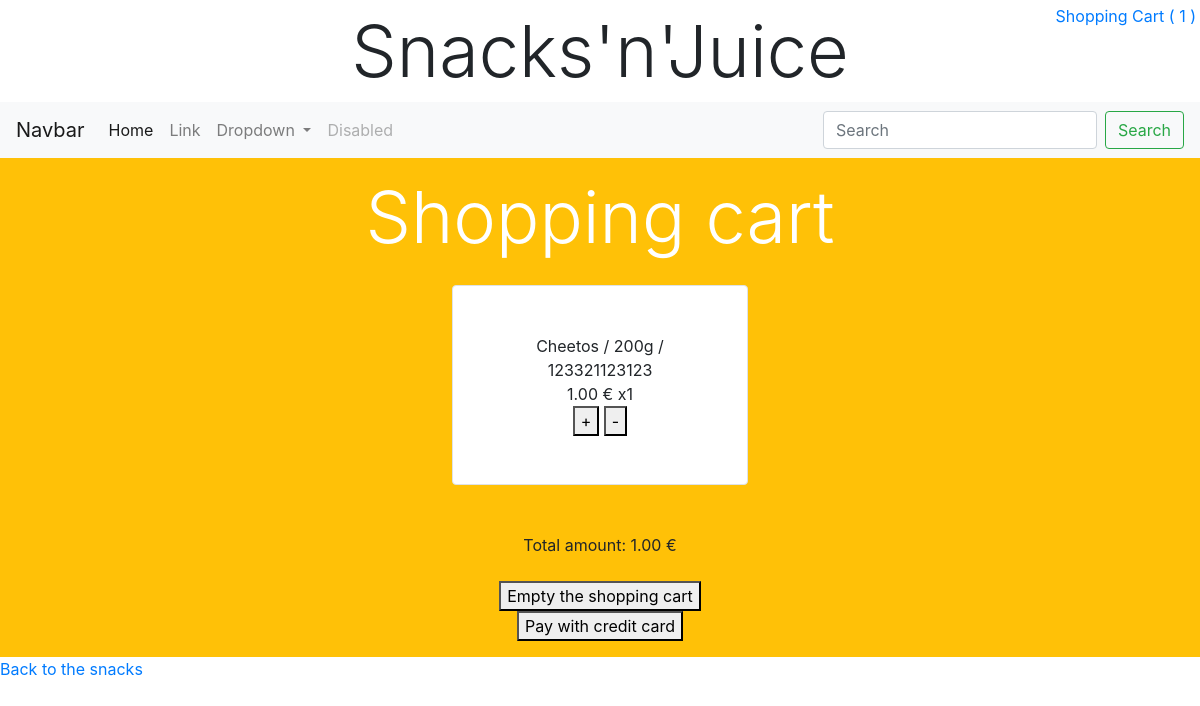
The app's page /shoppingcart/show/ (signed in), older data.
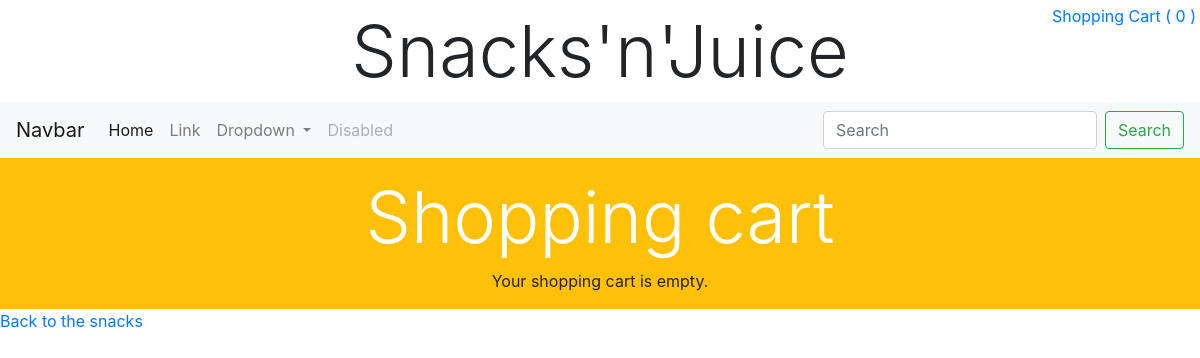
The same page, newer data.
### Useradmin/models.py (models this page shows, shortened)
class MyUser(AbstractUser):
    USER_TYPES = [
        ('SU', 'superuser'),
        ('CS', 'customer service'),
        ('CU', 'customer'),
    ]
    date_of_birth = models.DateField(default=get_date_20_years_ago())  # Default is 20 years old
    profile_picture = models.ImageField(upload_to='profile_pictures/', blank=True, null=True)
    some_file = models.FileField(upload_to='uploaded_files/', blank=True, null=True)
    type = models.CharField(max_length=2,
                            choices=USER_TYPES,
                            default='CU')
    def count_shopping_cart_items(self):
        count = 0
        if self.is_authenticated:
            shopping_carts = ShoppingCart.objects.filter(benutzer=self)
            if shopping_carts:
                shopping_cart = shopping_carts.first()
                count = shopping_cart.get_number_of_items()
        return count

### Shoppingcart/models.py (models this page shows, shortened)
class ShoppingCart(models.Model):
    zeitstempel = models.DateTimeField(default=timezone.now)
    benutzer = models.ForeignKey(settings.AUTH_USER_MODEL,
                                 on_delete=models.CASCADE,
                                 )
    def get_number_of_items(self):
        number_of_items = 0
        shopping_cart_items = ShoppingCartItem.objects.filter(shopping_cart=self)
        for item in shopping_cart_items:
            number_of_items += item.menge
        return number_of_items
    def get_total(self):
        total = Decimal(0.0)
        shopping_cart_items = ShoppingCartItem.objects.filter(shopping_cart=self)
        for item in shopping_cart_items:
            total += item.preis * item.menge
        return total

class ShoppingCartItem(models.Model):
    produkt_id = models.IntegerField()
    produkt_name = models.CharField(max_length=100)
    preis = models.DecimalField(decimal_places=2, max_digits=10)
    menge = models.IntegerField(default=1, validators=[MinValueValidator(1)])
    shopping_cart = models.ForeignKey(ShoppingCart,
                                      on_delete=models.CASCADE,
                                      )

### Shoppingcart/views.py (the view)
# urls.py: path('show/', views.show_shopping_cart, name='shopping-cart-show'),
def show_shopping_cart(request):
    if request.method == 'POST':
        if 'empty' in request.POST:
            ShoppingCart.objects.get(benutzer=request.user).delete()
            context = {'shopping_cart_is_empty': True,
                       'shopping_cart_items': None,
                       'amount': 0.0}
            return render(request, 'shopping-cart.html', context)
        elif 'pay' in request.POST:
            return redirect('shopping-cart-pay')
        elif 'plus' in request.POST:
            produkt_id_as_int = int(request.POST['produkt_id'])
            print(produkt_id_as_int)
            the_snack = ShoppingCartItem.objects.get(id=produkt_id_as_int)
            print(the_snack)
            if the_snack:
                the_snack.add()
                print(+1)
            return redirect('shopping-cart-show')
        elif 'minus' in request.POST:
            produkt_id_as_int = int(request.POST['produkt_id'])
            print(produkt_id_as_int)
            the_snack = ShoppingCartItem.objects.get(id=produkt_id_as_int)
            print(the_snack)
            if the_snack:
                the_snack.remove()
                print(-1)
            return redirect('shopping-cart-show')
    else:
         shopping_cart_is_empty = True
         shopping_cart_items = None
         total = Decimal(0.0)
         benutzer = request.user
         if benutzer.is_authenticated:
             shopping_carts = ShoppingCart.objects.filter(benutzer=benutzer)
             if shopping_carts:
                 shopping_cart = shopping_carts.first()
                 shopping_cart_is_empty = False
                 shopping_cart_items = ShoppingCartItem.objects.filter(shopping_cart=shopping_cart)
                 total = shopping_cart.get_total()
         context = {'shopping_cart_is_empty': shopping_cart_is_empty,
                    'shopping_cart_items': shopping_cart_items,
                    'total': total,
                    }
         return render(request, 'shopping-cart.html', context)

### Shoppingcart/templates/shopping-cart.html (shortened to what this page needs)
{% extends 'home.html' %}
{% load static %}
{% load crispy_forms_tags %}
{% block css %}
    <link rel="stylesheet" type="text/css" href="{% static 'Snacks/snacks_style.css' %}">
{% endblock %}
{% block content %}
    <div class="container-fluid bg-warning p-2">
        <div class="text-center">
            <div class="display-3 my-2 text-white">Shopping cart</div>
                <div class="my-2">
                    {% if shopping_cart_is_empty %}
                        Your shopping cart is empty.<br>
                    {% else %}
                        {% for item in shopping_cart_items %}
                            <div class="border rounded bg-white mx-auto my-4 p-5 w-25">
                                {{ item.produkt_name }}<br>
                                {{ item.preis }} € x{{ item.menge }}<br>
                                <form method="POST">
                                    <button name="plus">+</button>
                                    <button name="minus">-</button>
                                </form>
                            </div>
                            <br>
                        {% endfor %}
                        Total amount: {{ total }} €
                        <br><br>
                        <form method="POST">
                            <button type="submit" name="empty">Empty the shopping cart</button><br>
                            <button type="submit" name="pay">Pay with credit card</button>
                        </form>
                    {% endif %}
                </div>
        </div>
    </div>
    <a href="{% url 'snack-list' %}">Back to the snacks</a>
{% endblock %}

### templates/home.html (shortened to what this page needs)
{% extends "base.html" %}
{% load static %}
{% block header %}
    <div class="mw-100 d-flex justify-content-between">
        <div class="display-3 text-center py-2 mx-auto">Snacks'n'Juice</div>
        <a class="position-fixed" style="right: 0.25em; top: 0.25em;" href="{% url 'shopping-cart-show' %}">
            Shopping Cart (
            {% if user.is_authenticated %}
                {{ request.user.count_shopping_cart_items }}
            {% else %}
                0
            {% endif %}
            )
        </a>
    </div>
    <nav class="navbar navbar-expand-lg navbar-light bg-light">
      <a class="navbar-brand" href="#">Navbar</a>
      <div class="collapse navbar-collapse" id="navbarSupportedContent">
        <ul class="navbar-nav mr-auto">
          <li class="nav-item active">
            <a class="nav-link" href="#">Home <span class="sr-only">(current)</span></a>
          </li>
          <li class="nav-item">
            <a class="nav-link" href="#">Link</a>
          </li>
          <li class="nav-item dropdown">
            <a class="nav-link dropdown-toggle" href="#" id="navbarDropdown" role="button" data-toggle="dropdown" aria-haspopup="true" aria-expanded="false">
              Dropdown
            </a>
          </li>
          <li class="nav-item">
            <a class="nav-link disabled" href="#" tabindex="-1" aria-disabled="true">Disabled</a>
          </li>
        </ul>
        <form class="form-inline my-2 my-lg-0">
          <input class="form-control mr-sm-2" type="search" placeholder="Search" aria-label="Search">
          <button class="btn btn-outline-success my-2 my-sm-0" type="submit">Search</button>
        </form>
      </div>
    </nav>
{% endblock %}

Row changes from the older to the newer data that the page shows:
removed ShoppingCartItem: produkt_name "Cheetos / 200g / 123321123123", preis "1.00", menge "1"
changed MyUser: user.count_shopping_cart_items "1" → "0"
Text that changed along with them:
{{ total }}: "1.00" → (not shown)
text no longer shown: "Total amount: € Empty the shopping cart Pay with credit card"
text now shown: "Your shopping cart is empty."
